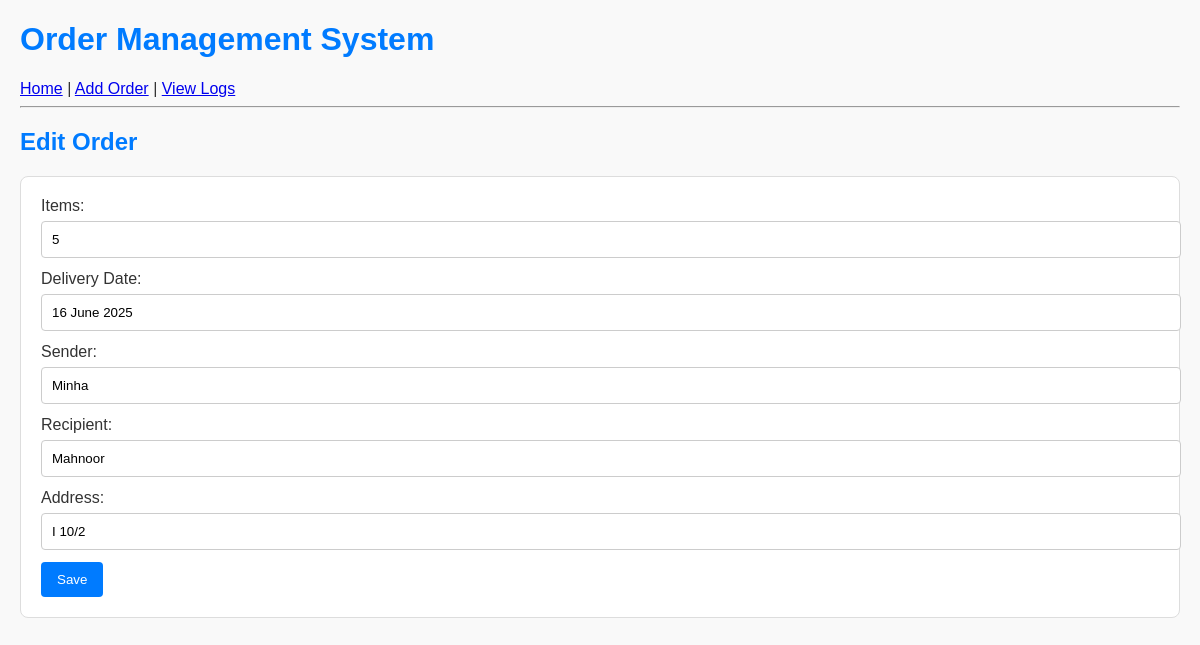
Page /edit/1 on the earlier database version.
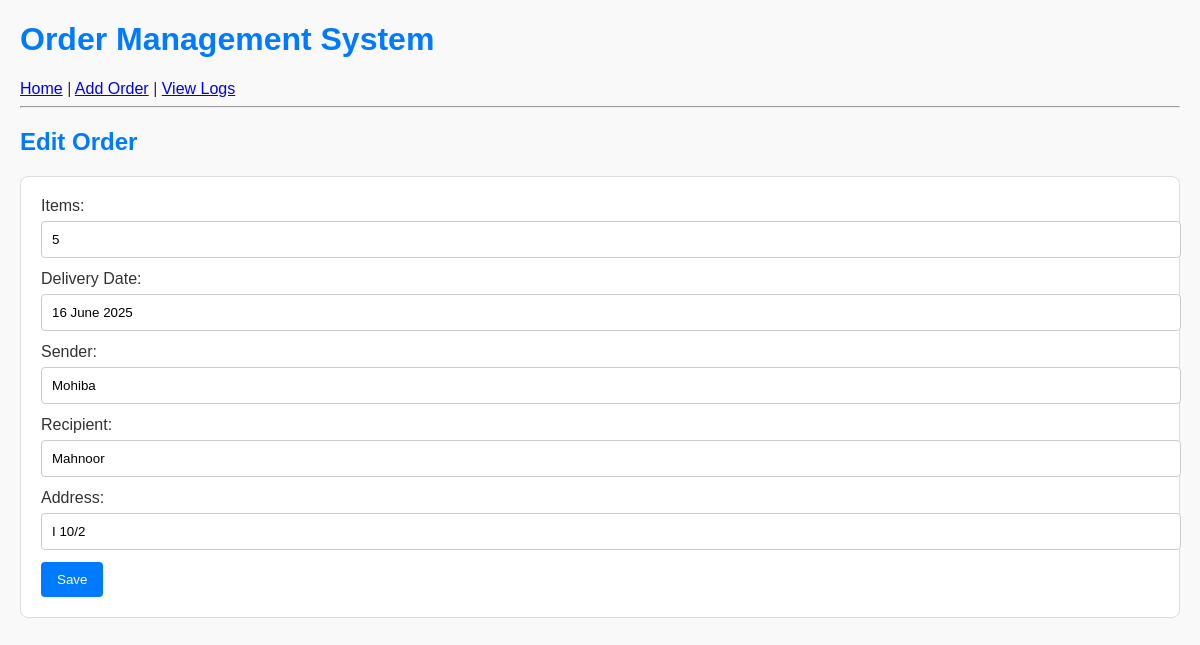
Same page on the later database version.
### tables this page shows
CREATE TABLE orders (
            id INTEGER PRIMARY KEY AUTOINCREMENT,
            order_id TEXT UNIQUE,
            items INTEGER,
            delivery_date TEXT,
            sender TEXT,
            recipient TEXT,
            address TEXT,
            status TEXT DEFAULT 'Ongoing'
        );

### app.py (the view, shortened to what this page needs)
@app.route('/edit/<order_id>', methods=['GET', 'POST'])
def edit_order(order_id):
    conn = sqlite3.connect('orders.db')
    c = conn.cursor()
    c.execute("SELECT * FROM orders WHERE order_id=?", (order_id,))
    order = c.fetchone()
    conn.close()
    return render_template('edit_order.html', order=order)

### templates/edit_order.html
{% extends 'base.html' %}
{% block content %}
<h2>Edit Order</h2>
<form method="POST">
    Items: <input name="items" value="{{ order[2] }}"><br>
    Delivery Date: <input name="delivery_date" value="{{ order[3] }}"><br>
    Sender: <input name="sender" value="{{ order[4] }}"><br>
    Recipient: <input name="recipient" value="{{ order[5] }}"><br>
    Address: <input name="address" value="{{ order[6] }}"><br>
    <button type="submit">Save</button>
</form>
{% endblock %}

Differences in the rows shown:
changed orders "Mahnoor": sender "Minha" → "Mohiba"
